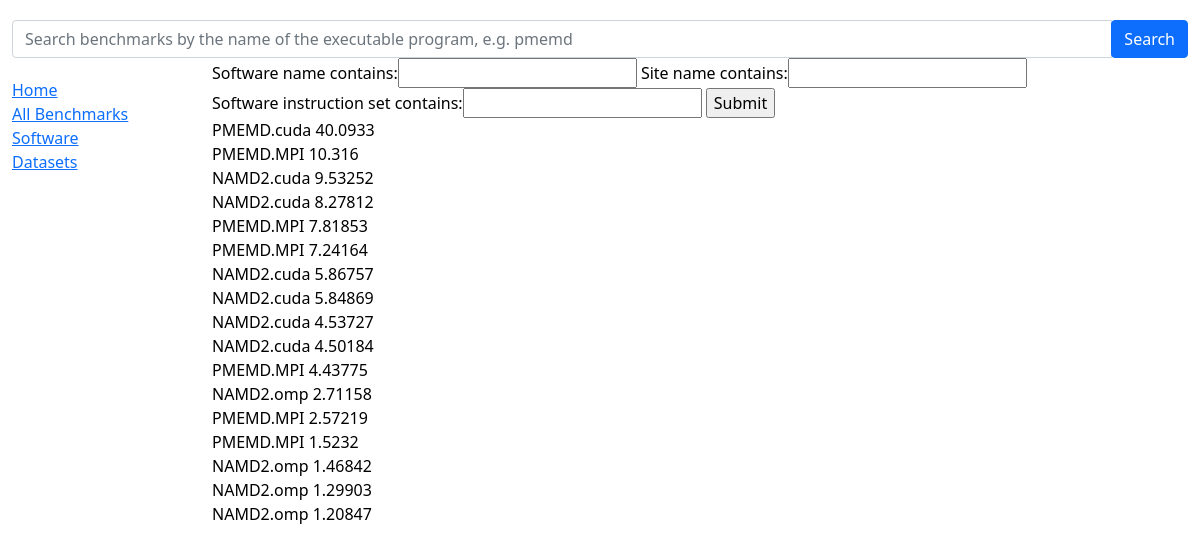
/mdbench/search/, run on an earlier commit of the app's database.
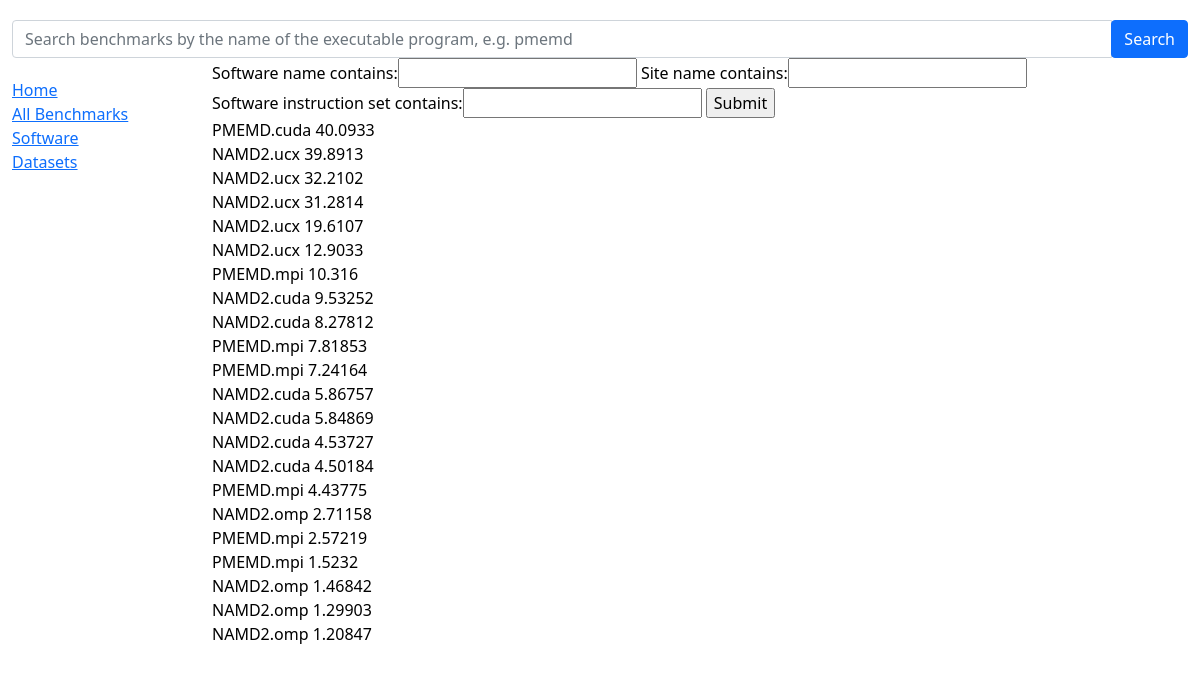
And on a later commit of the database.
### mdbench/models.py (models this page shows, shortened)
class BenchmarkInstance(models.Model):
    class Meta:
        verbose_name_plural = "4. Parallel Benchmarks"
    benchmark = models.ForeignKey('Benchmark', on_delete=models.RESTRICT, null=True)
    software = models.ForeignKey('Software', on_delete=models.RESTRICT, null=True)
    simulation_input = models.ForeignKey('SimulationInput', on_delete=models.RESTRICT, null=True)
    cpu = models.ForeignKey('CPU', on_delete=models.RESTRICT, null=True)
    gpu = models.ForeignKey('GPU', on_delete=models.RESTRICT, blank=True, null=True)
    resource = models.ForeignKey('Resource', on_delete=models.RESTRICT, null=True)
    rate_min = models.FloatField(help_text='Simulation speed, ns/day')
    rate_max = models.FloatField(help_text='Simulation speed, ns/day')
    serial = models.ForeignKey('SerialBenchmarkInstance', on_delete=models.RESTRICT, null=True)
    cpu_efficiency = models.FloatField(help_text='Efficiency, %')
    site = models.ForeignKey('Site', on_delete=models.RESTRICT, null=True)

class Software(models.Model):
    class Meta:
        verbose_name_plural = "2. MD Engines"
    name = models.CharField(max_length=100, help_text='Enter a software name (e.g. NAMD)')
    module = models.CharField(max_length=100, help_text='Enter a module name')
    module_version = models.CharField(max_length=100, help_text='Enter a module version')
    toolchain = models.CharField(max_length=100, help_text='Enter a toolchain name')
    toolchain_version = models.CharField(max_length=100, help_text='Enter a toolchain version')
    instruction_set = models.CharField(max_length=100, help_text='Enter CPU instruction set (avx2/avx512)')
    example_submission  = models.TextField()
    benchmark_submission = models.TextField()

### mdbench/views.py (the view)
def filtered_benchmarks_list(request):
	benchmarks = BenchmarkInstance.objects.all().order_by('-rate_max')
	filter = BenchmarkInstanceFilter(request.GET, queryset = benchmarks)
	return render(request, 'mdbench/benchmarkinstance_filter.html', {'filter' : filter})

### mdbench/templates/mdbench/benchmarkInstance_filter.html
{% extends "base_generic.html" %}
{% block content %}
    <form action="" method="get">
        {{ filter.form.as_table }}
        <input type="submit" />
    </form>
    {% for benchmark in filter.qs %}
        {{ benchmark.software.name }} {{benchmark.rate_max}}<br />
    {% endfor %}
{% endblock %}

### mdbench/templates/base_generic.html (shortened to what this page needs)
<!DOCTYPE html>
<html lang="en">
<head>
  <link href="https://cdn.jsdelivr.net/npm/bootstrap@5.0.2/dist/css/bootstrap.min.css" rel="stylesheet">
  <link rel="stylesheet" href="https://unpkg.com/bootstrap-table@1.18.3/dist/bootstrap-table.min.css">
  {% load static %}
  <link rel="stylesheet" href="{% static 'mdbench/css/styles.css' %}">
  <link rel="stylesheet" type="text/css" href="{% static 'mdbench/css/vs.css' %}">
</head>
<body>
  <div class="container-fluid">
    <form class="form-inline" action = "{% url 'filteredbenchmarks' %}" method="get">
      <div class="input-group">
      <input class="form-control" aria-label="Search" name="q" type="text" placeholder="Search benchmarks by the name of the executable program, e.g. pmemd">
      <div class="input-group-append">
      <button class="btn btn-primary" type="submit">Search</button>
      </div>
    </div>
    </form>
    <div class="row">
      <div class="col-sm-2">
      {% block sidebar %}
        <ul class="sidebar-nav">
          <li><a href="{% url 'index' %}">Home</a></li>
          <li><a href="{% url 'benchmarks' %}">All Benchmarks</a></li>
          <li><a href="{% url 'softwares' %}">Software</a></li>
          <li><a href="{% url 'datasets' %}">Datasets</a></li>
        </ul>
      {% endblock %}
       </div>
      <div class="col-sm-10">{% block content %}{% endblock %}</div>
    </div>
  </div>
</body>
</html>

### mdbench/static/mdbench/css/styles.css (style rules this page uses)
.sidebar-nav { margin-top: 20px; padding: 0; list-style: none; }
body { margin-top: 20px; color: rgb(0, 0, 0); }
ol, ul { list-style-position: outside; padding: 0; }

What changed in the data, as far as the page shows it:
added BenchmarkInstance: software.name "NAMD2.ucx", rate_max "39.8913"
added BenchmarkInstance: software.name "NAMD2.ucx", rate_max "32.2102"
added BenchmarkInstance: software.name "NAMD2.ucx", rate_max "31.2814"
added BenchmarkInstance: software.name "NAMD2.ucx", rate_max "19.6107"
added BenchmarkInstance: software.name "NAMD2.ucx", rate_max "12.9033"
changed through a linked row, BenchmarkInstance (number 7 of 22 on the later page): software.name "PMEMD.MPI" → "PMEMD.mpi"
changed through a linked row, BenchmarkInstance (number 10 of 22 on the later page): software.name "PMEMD.MPI" → "PMEMD.mpi"
changed through a linked row, BenchmarkInstance (number 11 of 22 on the later page): software.name "PMEMD.MPI" → "PMEMD.mpi"
changed through a linked row, BenchmarkInstance (number 16 of 22 on the later page): software.name "PMEMD.MPI" → "PMEMD.mpi"
changed through a linked row, BenchmarkInstance (number 18 of 22 on the later page): software.name "PMEMD.MPI" → "PMEMD.mpi"
changed through a linked row, BenchmarkInstance (number 19 of 22 on the later page): software.name "PMEMD.MPI" → "PMEMD.mpi"
